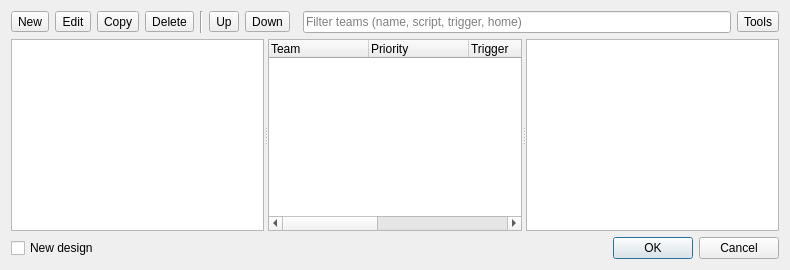
<?xml version="1.0" encoding="UTF-8"?>
<ui version="4.0">
 <class>WBQtTeamsDialog</class>
 <widget class="QDialog" name="WBQtTeamsDialog">
  <property name="windowTitle">
   <string>Team Builder</string>
  </property>
  <layout class="QVBoxLayout" name="rootLayout" stretch="0,1,0">
   <item>
    <layout class="QHBoxLayout" name="toolbarRow">
     <item>
      <widget class="QToolButton" name="newButton">
       <property name="text">
        <string>New</string>
       </property>
       <property name="toolTip">
        <string>Add a new team (Ins)</string>
       </property>
      </widget>
     </item>
     <item>
      <widget class="QToolButton" name="editButton">
       <property name="text">
        <string>Edit</string>
       </property>
       <property name="toolTip">
        <string>Edit the team template (Enter or double-click)</string>
       </property>
      </widget>
     </item>
     <item>
      <widget class="QToolButton" name="copyButton">
       <property name="text">
        <string>Copy</string>
       </property>
       <property name="toolTip">
        <string>Copy the team (Ctrl+D)</string>
       </property>
      </widget>
     </item>
     <item>
      <widget class="QToolButton" name="deleteButton">
       <property name="text">
        <string>Delete</string>
       </property>
       <property name="toolTip">
        <string>Delete the team (Del)</string>
       </property>
      </widget>
     </item>
     <item>
      <widget class="Line" name="toolbarSep">
       <property name="orientation">
        <enum>Qt::Vertical</enum>
       </property>
      </widget>
     </item>
     <item>
      <widget class="QToolButton" name="moveUpButton">
       <property name="text">
        <string>Up</string>
       </property>
       <property name="toolTip">
        <string>Move the team up (Alt+Up, or drag)</string>
       </property>
      </widget>
     </item>
     <item>
      <widget class="QToolButton" name="moveDownButton">
       <property name="text">
        <string>Down</string>
       </property>
       <property name="toolTip">
        <string>Move the team down (Alt+Down, or drag)</string>
       </property>
      </widget>
     </item>
     <item>
      <spacer name="toolbarSpacer">
       <property name="orientation">
        <enum>Qt::Horizontal</enum>
       </property>
      </spacer>
     </item>
     <item>
      <widget class="QLineEdit" name="filterEdit">
       <property name="placeholderText">
        <string>Filter teams (name, script, trigger, home)</string>
       </property>
       <property name="clearButtonEnabled">
        <bool>true</bool>
       </property>
       <property name="minimumSize">
        <size>
         <width>260</width>
         <height>0</height>
        </size>
       </property>
      </widget>
     </item>
     <item>
      <widget class="QToolButton" name="toolsButton">
       <property name="text">
        <string>Tools</string>
       </property>
       <property name="popupMode">
        <enum>QToolButton::InstantPopup</enum>
       </property>
      </widget>
     </item>
    </layout>
   </item>
   <item>
    <widget class="QSplitter" name="split">
     <property name="orientation">
      <enum>Qt::Horizontal</enum>
     </property>
     <property name="childrenCollapsible">
      <bool>false</bool>
     </property>
     <widget class="QListWidget" name="players"/>
     <widget class="QTreeWidget" name="teams">
      <property name="rootIsDecorated">
       <bool>false</bool>
      </property>
      <property name="uniformRowHeights">
       <bool>true</bool>
      </property>
      <property name="contextMenuPolicy">
       <enum>Qt::CustomContextMenu</enum>
      </property>
      <column>
       <property name="text">
        <string>Team</string>
       </property>
      </column>
      <column>
       <property name="text">
        <string>Priority</string>
       </property>
      </column>
      <column>
       <property name="text">
        <string>Trigger</string>
       </property>
      </column>
      <column>
       <property name="text">
        <string>Home</string>
       </property>
      </column>
      <column>
       <property name="text">
        <string>On Create</string>
       </property>
      </column>
      <column>
       <property name="text">
        <string>#</string>
       </property>
      </column>
     </widget>
     <widget class="QTextBrowser" name="card">
      <property name="openLinks">
       <bool>false</bool>
      </property>
     </widget>
    </widget>
   </item>
   <item>
    <layout class="QHBoxLayout" name="bottomRow">
     <item>
      <widget class="QCheckBox" name="newDesignCheck">
       <property name="text">
        <string>New design</string>
       </property>
       <property name="toolTip">
        <string>Use the redesigned Team Builder; unticked, the original returns the next time it opens.</string>
       </property>
      </widget>
     </item>
     <item>
      <widget class="QDialogButtonBox" name="buttonBox">
       <property name="standardButtons">
        <set>QDialogButtonBox::Cancel|QDialogButtonBox::Ok</set>
       </property>
      </widget>
     </item>
    </layout>
   </item>
  </layout>
 </widget>
 <resources/>
 <connections/>
</ui>
